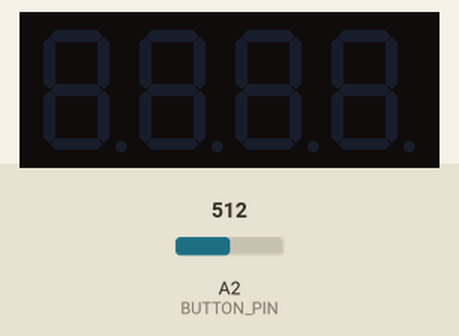
This sketch was run on a simulated Arduino Uno, built with avr-gcc and run on an emulated ATmega328P. On the bench: 4-digit seven-segment display. Wiring (inferred from the names in the program): 4-digit 7-segment display, segments lit when LOW: segments pin 6, pin 7, pin 8, pin 9, pin 10, pin 11, pin 12, pin 13; digit selects pin 5, pin 4, pin 3, pin 2. Inputs (shaded band) come from the test bench; at power-on: A2 (BUTTON_PIN) = 512. The segment pins are drawn as the display they are named for.

Above: at 1.2 s.
1.3 s: A2 (BUTTON_PIN) set to 0
At 2.5 s:
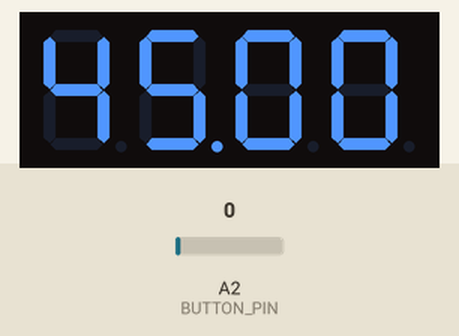
4.3 s: A2 (BUTTON_PIN) set to 122
At 4.6 s:
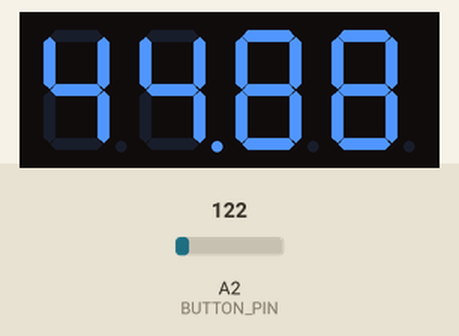
7.3 s: A2 (BUTTON_PIN) set to 0
At 9.7 s:
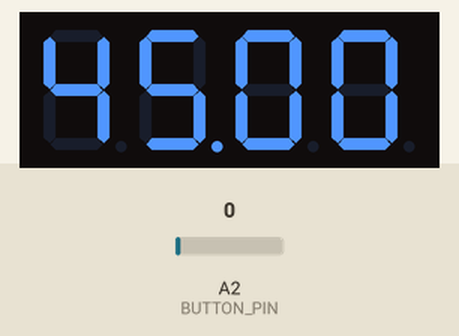
10.3 s: A2 (BUTTON_PIN) set to 306
At 13.3 s:
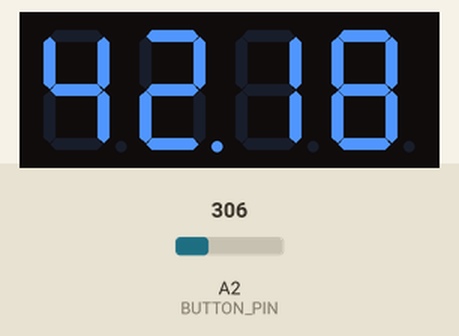

Measured:
- after the input at 1.3 s, the display: changes after 0.08 s (image 1)
- after the input at 4.3 s, the display: first changes after 0.14 s (image 2 shows a later state)
- after the input at 10.3 s, the display: first changes after 0.18 s (image 4 shows a later state)

The sketch:

sketch_4dig7seg.ino
```cpp
// analog button pin 2
#define BUTTON_PIN 2

// 4 display pins
int d1 = 5;
int d2 = 4;
int d3 = 3;
int d4 = 2;

// 8 segments
int sa = 6;
int sb = 7;
int sc = 8;
int sd = 9;
int se = 10;
int sf = 11;
int sg = 12;
int sdp = 13;

// global variables for state determination
unsigned long start_time_millis = 0;
unsigned long default_time = 45000;
unsigned long cooldown = 0;
int state = 0;

void setup() {
  // configure output pins
  pinMode(d1, OUTPUT);
  pinMode(d2, OUTPUT);
  pinMode(d3, OUTPUT);
  pinMode(d4, OUTPUT);

  pinMode(sa, OUTPUT);
  pinMode(sb, OUTPUT);
  pinMode(sc, OUTPUT);
  pinMode(sd, OUTPUT);
  pinMode(se, OUTPUT);
  pinMode(sf, OUTPUT);
  pinMode(sg, OUTPUT);
  pinMode(sdp, OUTPUT);

  // analog input pin is input by default
}

void reset_timer() {
  start_time_millis = millis() + default_time;
}

void loop() {
  // state machine
  switch (state) {
    case 0:         // idle
      runIdle();
      break;
    case 1:         // startup
      runStartup();
      break;
    case 2:         // main countdown
      runCountdown();
      break;
    case 3:         // ending sequence
      runTheEnd();
      break;
  }
}


//
//                            RUN METHODS
//

void runCountdown() {
  unsigned long current_time_millis = millis();
  unsigned long delta = start_time_millis - current_time_millis;

  if (current_time_millis >= start_time_millis) {
    state = 3;
    cooldown = millis() + 6000;
    delta = 0;
  }

  renderCountdown(delta);

  if (checkReset()) {
    cooldown = millis() + 1000;
    state = 1;
  }
}
void runIdle() {
  if (checkReset()) {
    cooldown = millis() + 1000;
    state = 1;
  }
  delay(10);
}
void runStartup() {
  if (cooldown < millis()) {
    state = 2;
    reset_timer();
    delay(10);
  } else {
    renderCountdown(default_time);
  }
}
void runTheEnd() {

  unsigned long delta = cooldown - millis();

  if (millis() > cooldown) {
    state = 0;
  }
  if ((delta / 1000) % 2 == 0) {
    renderCountdown(0);
  } else {
    delay(10);
  }

  if (checkReset()) {
    state = 1;
    cooldown = millis()+1000;
  }
}


//
//                            HELPER
//
bool checkReset() {
  // check if the button is pressed
  return analogRead(BUTTON_PIN) == 0;
}


//
//                            DIGIT CONTROLLER
//

void renderCountdown(unsigned long delta) { // renders ulong (in ms) as hektoseconds: 45690 => 45.69

  for (int i = 1; i < 5; i++) {
    int d = 5-i;
    if (d == 3) {
      digitalWrite(sdp, LOW);
    }
    //int digit = (delta / ((int) pow(10, d))) % 10;
    int digit = (delta / pow10(d)) % 10;
    setDigit(digit);
    digitalWrite(d+1, HIGH);
    delay(3);
    digitalWrite(d+1, LOW);
    digitalWrite(sdp, HIGH);
    delay(1);
  }

}
unsigned long pow10(int n) { // to rid a flop error
  unsigned long result = 1;
  for (int i = 0; i < n; i++) {
    result *= 10;
  }
  return result;
}

void setDigit(int dig) { // digit encoding
  switch (dig) {
    case 0:
      digitalWrite(sa, LOW);
      digitalWrite(sb, LOW);
      digitalWrite(sc, LOW);
      digitalWrite(sd, LOW);
      digitalWrite(se, LOW);
      digitalWrite(sf, LOW);
      digitalWrite(sg, HIGH);
      break;

    case 1:
      digitalWrite(sa, HIGH);
      digitalWrite(sb, LOW);
      digitalWrite(sc, LOW);
      digitalWrite(sd, HIGH);
      digitalWrite(se, HIGH);
      digitalWrite(sf, HIGH);
      digitalWrite(sg, HIGH);
      break;

    case 2:
      digitalWrite(sa, LOW);
      digitalWrite(sb, LOW);
      digitalWrite(sc, HIGH);
      digitalWrite(sd, LOW);
      digitalWrite(se, LOW);
      digitalWrite(sf, HIGH);
      digitalWrite(sg, LOW);
      break;

    case 3:
      digitalWrite(sa, LOW);
      digitalWrite(sb, LOW);
      digitalWrite(sc, LOW);
      digitalWrite(sd, LOW);
      digitalWrite(se, HIGH);
      digitalWrite(sf, HIGH);
      digitalWrite(sg, LOW);
      break;

    case 4:
      digitalWrite(sa, HIGH);
      digitalWrite(sb, LOW);
      digitalWrite(sc, LOW);
      digitalWrite(sd, HIGH);
      digitalWrite(se, HIGH);
      digitalWrite(sf, LOW);
      digitalWrite(sg, LOW);
      break;

    case 5:
      digitalWrite(sa, LOW);
      digitalWrite(sb, HIGH);
      digitalWrite(sc, LOW);
      digitalWrite(sd, LOW);
      digitalWrite(se, HIGH);
      digitalWrite(sf, LOW);
      digitalWrite(sg, LOW);
      break;

    case 6:
      digitalWrite(sa, LOW);
      digitalWrite(sb, HIGH);
      digitalWrite(sc, LOW);
      digitalWrite(sd, LOW);
      digitalWrite(se, LOW);
      digitalWrite(sf, LOW);
      digitalWrite(sg, LOW);
      break;

    case 7:
      digitalWrite(sa, LOW);
      digitalWrite(sb, LOW);
      digitalWrite(sc, LOW);
      digitalWrite(sd, HIGH);
      digitalWrite(se, HIGH);
      digitalWrite(sf, HIGH);
      digitalWrite(sg, HIGH);
      break;

    case 8:
      digitalWrite(sa, LOW);
      digitalWrite(sb, LOW);
      digitalWrite(sc, LOW);
      digitalWrite(sd, LOW);
      digitalWrite(se, LOW);
      digitalWrite(sf, LOW);
      digitalWrite(sg, LOW);
      break;

    case 9:
      digitalWrite(sa, LOW);
      digitalWrite(sb, LOW);
      digitalWrite(sc, LOW);
      digitalWrite(sd, LOW);
      digitalWrite(se, HIGH);
      digitalWrite(sf, LOW);
      digitalWrite(sg, LOW);
      break;

  }
}
```
